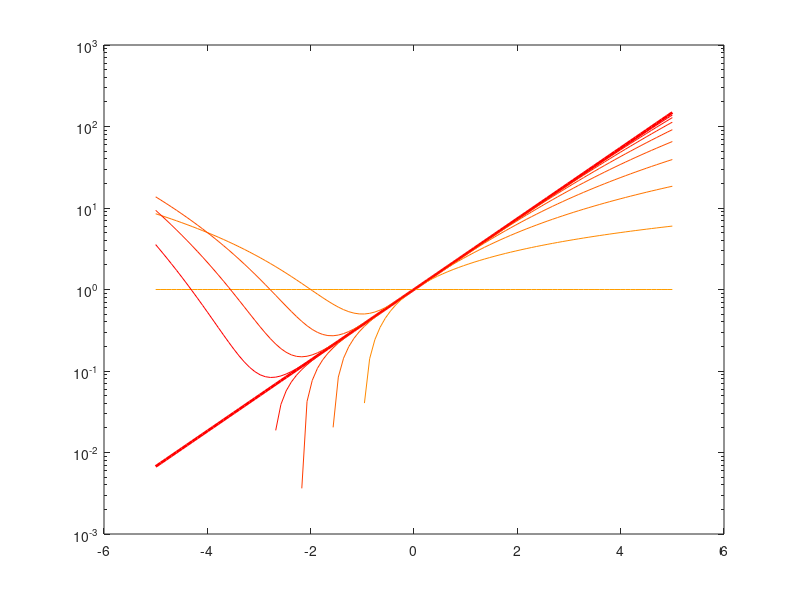

MATLAB code for this plot:
% natural exponent

%using ploynomial function approximate natural exponent
n=9;
cof=1./factorial(0:n-1);
C1=kron(cof,ones(n,1));
C1=fliplr(C1.*tril(ones(n)));

m=100;
x=linspace(-5,5,m);

y=exp(x);


figure
semilogy(x,y,'r','linewidth',2)
hold on
autumncol=autumn(n+5);
k=n;

for C=C1'
semilogy(x,polyval(C,x),'color',autumncol(k,:))

 



k=k-1;
end